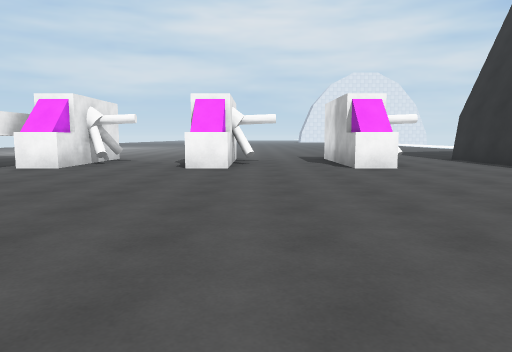
view 1 (above)

16 first-person views from a walk through a 3-D level made in the Unity game engine. The camera is 1.3 m above the floor, tilts 6° down and sees 70° across. The floor is counted in squares, 2 m on a side. Each view is taken from the middle of a square. On the plan, view 1 faces up. The plan holds only what a view shows up to about 11 squares ahead; the rest is blank. The place goes on beyond the plan. The player is left out. Surface patterns are stand-ins for the level's own textures.

view 2
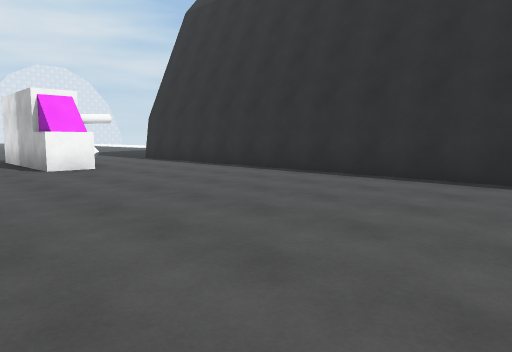

view 3
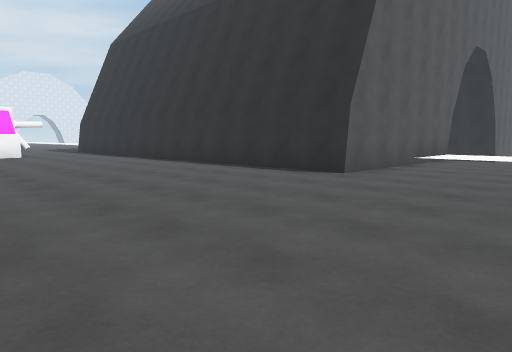

view 4
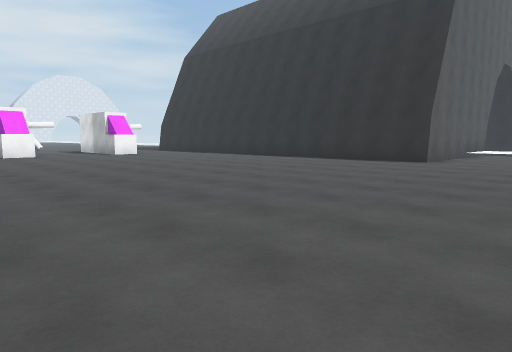

view 5
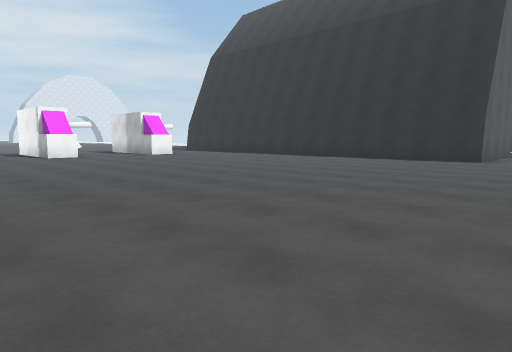

view 6
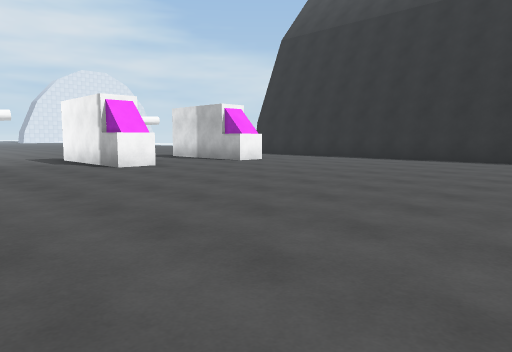

view 7
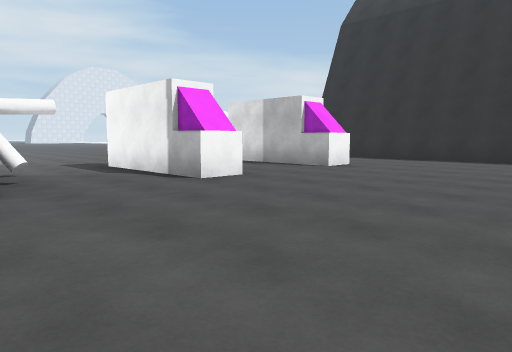

view 8
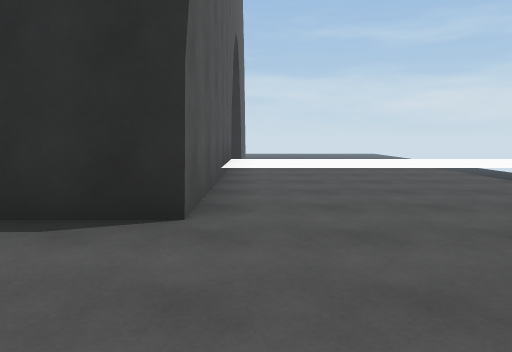

view 9
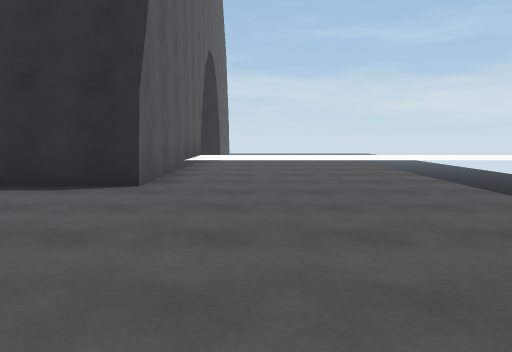

view 10
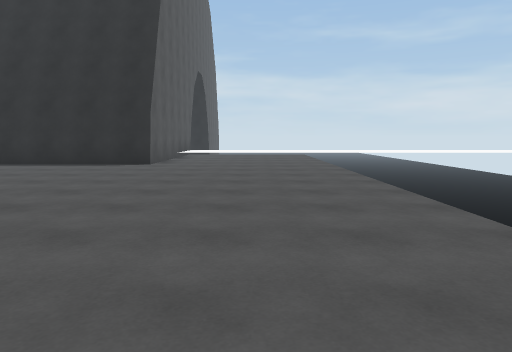

view 11
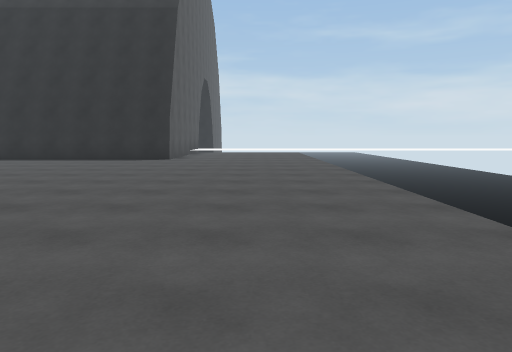

view 12
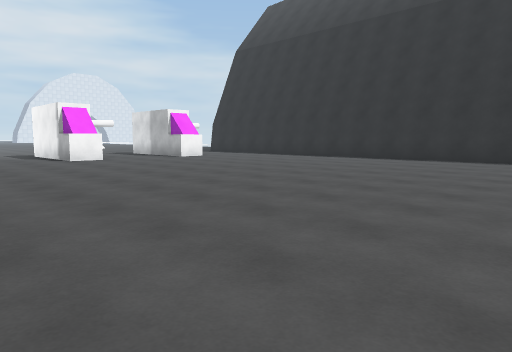

view 13
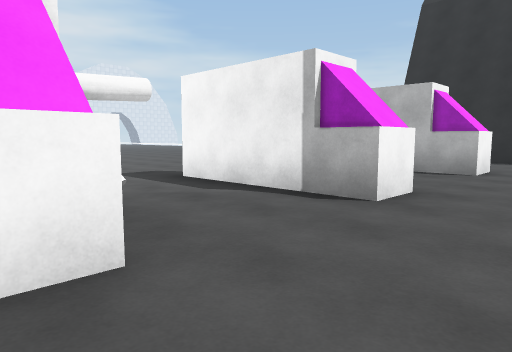

view 14
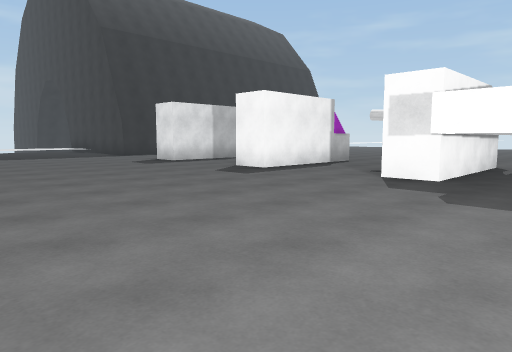

view 15
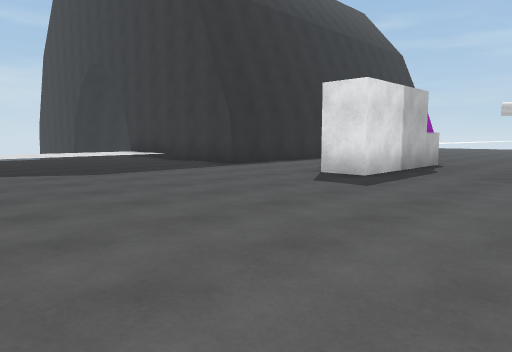

view 16
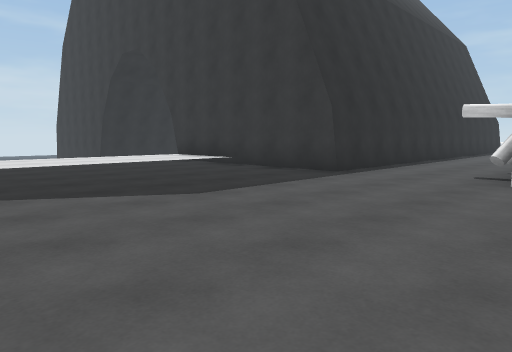

### Floor plan
Key: @ floor where view 1 was taken; # wall or solid block; . main floor; : floor 0.25 m higher than the main floor; / step, stairs or slope; v drop or lower ground; O other object.
Columns run from 7 left of view 1 to 12 right of it. Each row starts with its distance up from view 1.
 17 ....  .......
 16 ................/:
 15 ................/::
 14 ................/::
 13  .............../::
 12  #............../::
 11  ###..#..##..######
 10   #O..#O.#O..#
  9   O#..OO.#O..#
  8   OO..O..OO..#
  7   ...........#
  6   ...........#
  5   ...........#
  4   ...........#
  3   ...........#
  2   ...........#
  1   ...........#
  0   .....@.....#
 -1   ...........#
 -2   ...........######v
 -3   ............../::
 -4   ............../::
 -5   ............../::
 -6    ............./::
 -7     vvvvvvvvvvvvv::

Where each view was taken, in squares from view 1:
view 1: 0 up, 0 right, facing up
view 2: 0 up, 0 right, facing up-right
view 3: 6 down, 0 right, facing up-right
view 4: 6 down, 4 left, facing up-right
view 5: 5 down, 5 left, facing up-right
view 6: 0 up, 5 left, facing up-right
view 7: 3 up, 5 left, facing up-right
view 8: 3 down, 3 right, facing right
view 9: 4 down, 1 right, facing right
view 10: 5 down, 3 left, facing right
view 11: 5 down, 5 left, facing right
view 12: 3 down, 5 left, facing up-right
view 13: 6 up, 5 left, facing up-right
view 14: 17 up, 7 left, facing down-right
view 15: 17 up, 1 left, facing down-right
view 16: 17 up, 2 right, facing down-right
